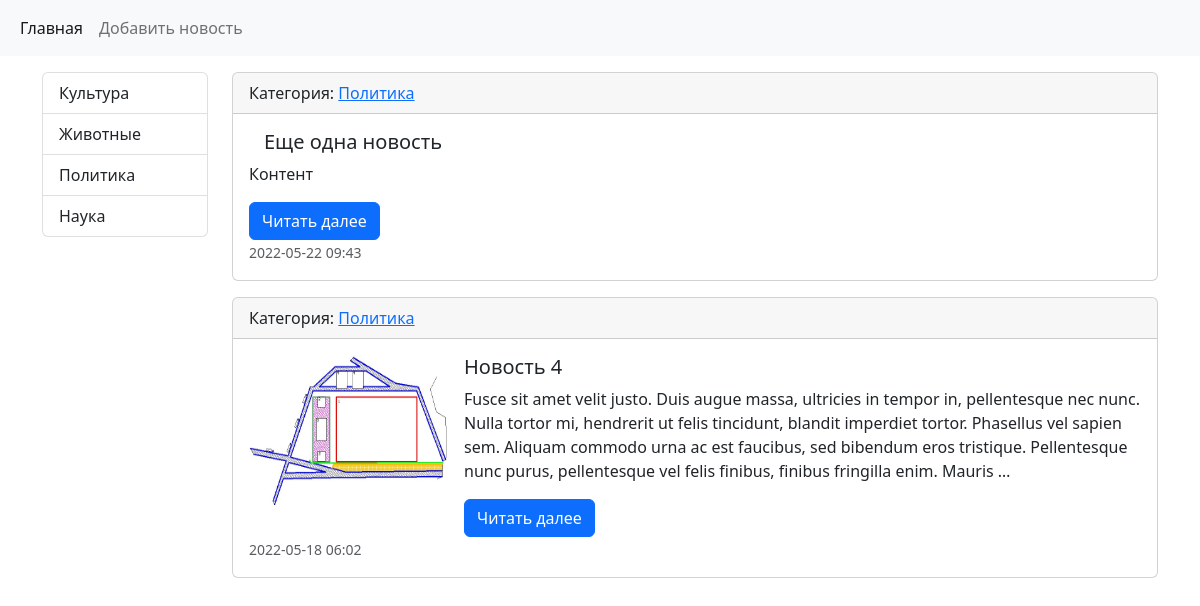
The app's page /category/3/, older data.
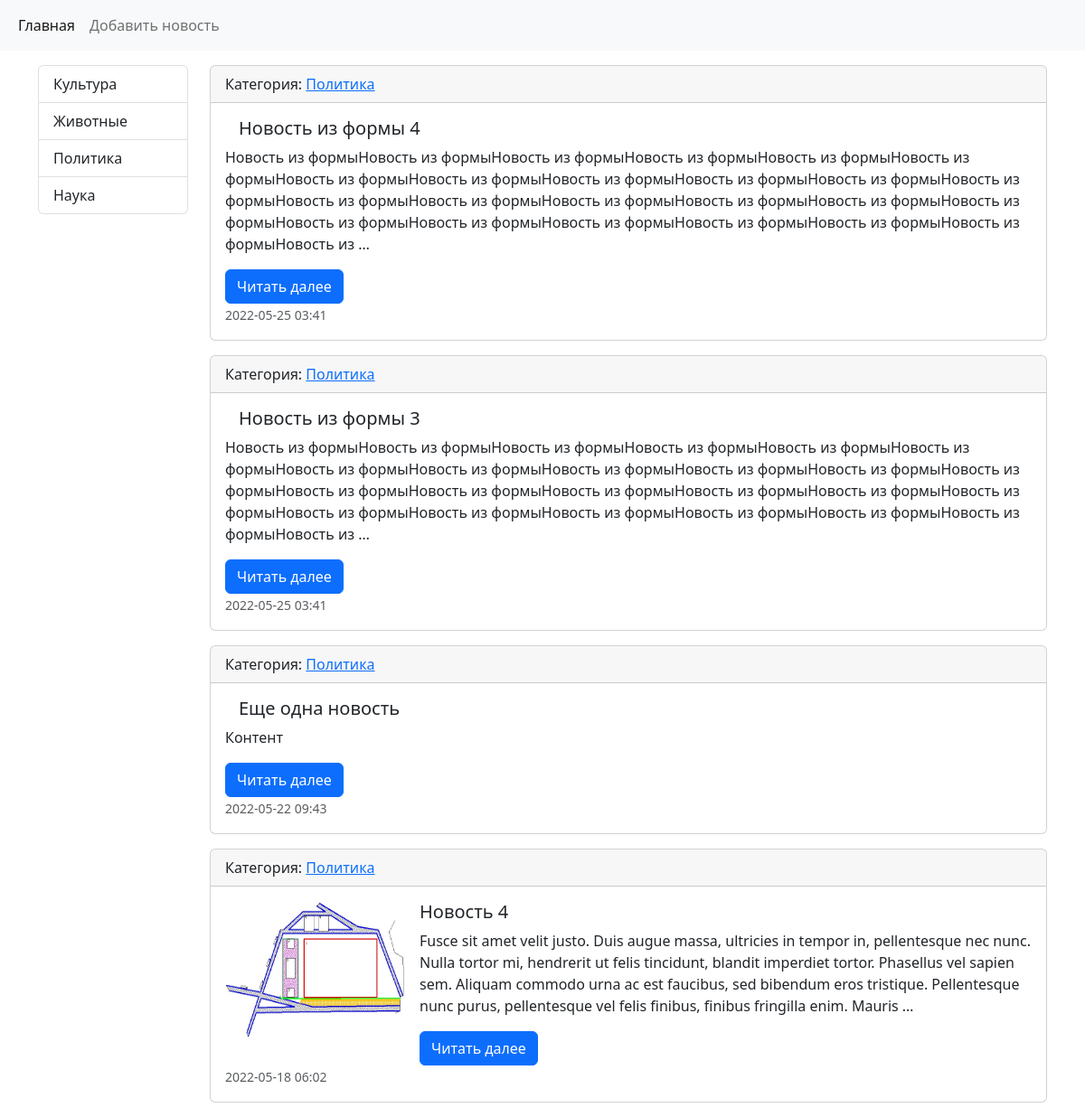
The same page, newer data.
### news/models.py (models this page shows, shortened)
class Category(models.Model):
    title = models.CharField(max_length=150, db_index=True, verbose_name='Наименование категории')
    def get_absolute_url(self):
        return reverse_lazy('category', kwargs={'category_id': self.pk})
    def __str__(self):
        return self.title
    class Meta:
        verbose_name = 'Категория'
        verbose_name_plural = 'Категории'
        ordering = ['title']

class News(models.Model):
    title = models.CharField(max_length=150, verbose_name='Наименование')
    content = models.TextField(blank=True, verbose_name='Конетент')
    created_at = models.DateTimeField(auto_now_add=True, verbose_name='Дата загрузки')
    updated_at = models.DateTimeField(auto_now=True, verbose_name='Обновлено')
    photo = models.ImageField(upload_to='photo/%Y/%m/%d/', verbose_name='Фото', blank=True)
    is_published = models.BooleanField(default=True, verbose_name='Опубликовано')
    category = models.ForeignKey('Category', on_delete=models.PROTECT, null=True, verbose_name='Категория')
    cnt_views = models.IntegerField(default=0)
    def get_absolute_url(self):
        return reverse_lazy('read_more_button', kwargs={'pk': self.pk})
    class Meta:
        verbose_name = 'Новость'
        verbose_name_plural = 'Новости'
        ordering = ['-created_at']

### news/views.py (the view)
# urls.py: path('category/<int:category_id>/', views.CategoryNews.as_view(), name='category'),
class CategoryNews(ListView):
    model = News
    template_name = 'news/category.html'
    context_object_name = 'news'
    allow_empty = False
    def get_queryset(self):
        return News.objects.filter(category_id=self.kwargs['category_id'], is_published=True)
    def get_context_data(self, *, object_list=None, **kwargs):
        context = super().get_context_data(**kwargs)
        context['title'] = Category.objects.get(pk=self.kwargs['category_id'])
        return context

### news/templatetags/news_tags.py (called while the page is built)
@register.simple_tag(name='get_all_cat')
def get_categories():
    return Category.objects.filter(news__is_published=True).annotate(cnt=Count('news')).filter(cnt__gt=0)

### news/templates/news/category.html (shortened to what this page needs)
{% extends 'base.html' %}
{% block sidebar %}{{ block.super }}{% endblock %}
{% block content %}
{% for item in news %}
<div class="card mb-3">
    <div class="card-header">
        {% if item.category %}
        Категория: <a href="{% url 'category' item.category.pk %}">{{ item.category }}</a>
        {% else %}
        без категории
        {% endif %}
    </div>
    <div>
        <div class="card-body">
            <div class="media">
                {% if item.photo %}
                <img src="{{ item.photo.url }}" alt="--" width="200px" height="150px" class="rounded float-left mr-3">
                {% endif %}
            </div>
            <div class="media-body">
                <h5 class="card-title">{{ item.title }}</h5>
                <p class="card-text">{{ item.content | linebreaksbr | truncatewords:50 }}</p>
                <a href="{{ item.get_absolute_url }}" class="btn btn-primary">Читать далее</a>
                <p class="card-text"><small class="text-muted">{{ item.created_at | date:"Y-m-d H:i" }}</small></p>
            </div>
        </div>
    </div>
</div>
{% endfor %}
{% endblock %}

### templates/base.html (shortened to what this page needs)
<!doctype html>
<html lang="ru">
<head>
    {% load static %}
    <link href="{% static 'bootstrap/css/bootstrap.min.css' %}" rel="stylesheet">
    <link href="{% static 'css/style.css' %}" rel="stylesheet">
</head>
<body>
{% include 'inc/_nav.html' %}
<div class="container mt-3">
    <div class="row">
        <div class="col-md-2">
            {% block sidebar %}
            {% include 'inc/_sidebar.html' %}
            {% endblock %}
        </div>
        <div class="col-md-10">
            {% block content %}{% endblock %}
        </div>
    </div>
</div>
</body>
</html>

### templates/inc/_nav.html
<nav class="navbar navbar-expand-lg bg-light">
    <div class="container-fluid">
        <div class="collapse navbar-collapse" id="navbarNav">
            <ul class="navbar-nav">
                <li class="nav-item">
                    <a class="nav-link active" aria-current="page" href="{% url 'home' %}">Главная</a>
                </li>
                <li class="nav-item">
                    <a class="nav-link" href="{% url 'add_news' %}">Добавить новость</a>
                </li>
            </ul>
        </div>
    </div>
</nav>

### templates/inc/_sidebar.html (shortened to what this page needs)
{% load news_tags %}
<div class="list-group">
    {% get_all_cat as categories %}
    {% for item in categories %}
    <a href="{{ item.get_absolute_url }}" class="list-group-item list-group-item-action">{{ item.title }}</a>
    {% endfor %}
</div>

### test_s/static/css/style.css (style rules this page uses)
.media { float: left; margin-right: 15px; margin-bottom: 15px; }

Row changes from the older to the newer data that the page shows:
added News: category "Политика", title "Новость из формы 4", content "Новость из формыНовость из формыНовость из формыНовость из формыНовость из формыНовость из формыНовость из формыНовость из формыНовость из формыНовость из формыНовость из формыНовость из формыНовость из формыНовость из формыНовость из формыНовость из формыНовость из формыНовость из формыНовость из формыНовость из формыНовость из формыНовость из формыНовость из формыНовость из формыНовость из …", created_at "2022-05-25 03:41"
added News: category "Политика", title "Новость из формы 3", content "Новость из формыНовость из формыНовость из формыНовость из формыНовость из формыНовость из формыНовость из формыНовость из формыНовость из формыНовость из формыНовость из формыНовость из формыНовость из формыНовость из формыНовость из формыНовость из формыНовость из формыНовость из формыНовость из формыНовость из формыНовость из формыНовость из формыНовость из формыНовость из формыНовость из …", created_at "2022-05-25 03:41"
